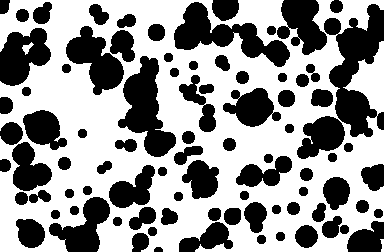
#> input picture samples/input.png, 384 x 252 px
$ python -i particle_analysis.py   (imports and definitions only)
#> lines starting #> are read from the running program, lines starting #| are printed output that depends on the picture; after the words box and inside, x2 and y2 are one past the last pixel; in counts of white or black regions, pixels touching at a corner belong together; long printed decimals are rounded
import numpy as np
import matplotlib.pyplot as plt
import cv2
from scipy import ndimage


def estimate_bimodal_parameters(target_sem, ratio=0.3, threshold=128,
                                min_area=20, show_result=False):
    """Estimate particle statistics and the target distribution gap.

    ``peak_gap`` is the distance between the two detected histogram peaks.
    If two peaks are not detected, ``peak_gap`` is set to zero, which sends
    the target to the code12 (continuous-mixture) branch. The sampling mode
    is then fixed before optimization and is not changed during optimization.
    """
#> called with target_sem = '../../samples/input.png', ratio = 0.3, threshold = 128, min_area = 20, show_result = False
    img = plt.imread(target_sem)
#> img is the input picture: shape (252, 384, 4) float32; mean R, G, B, A 0.586, 0.586, 0.586, 1
    if img.ndim == 3:
        img = np.mean(img[..., :3], axis=2)
#> img: shape (252, 384) float32; values 0 (black) and 1 (white), 58.6% white; 87 black regions, largest, box (x1, y1, x2, y2) and area: (324, 4, 384, 137) 3971, (174, 2, 290, 67) 2862, (118, 56, 176, 157) 2827
    if img.max() <= 1.0:
        img = img * 255.0
    if ratio != 1.0:
        h, w = img.shape
#> h = 252; w = 384
        img = cv2.resize(img, (int(w * ratio), int(h * ratio)),
                         interpolation=cv2.INTER_AREA)
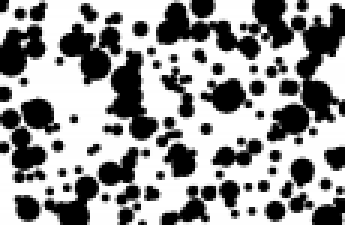
#> img: shape (75, 115) float32 (shown 3 times larger); min 0, max 255, mean 149.5

    binary = img < threshold
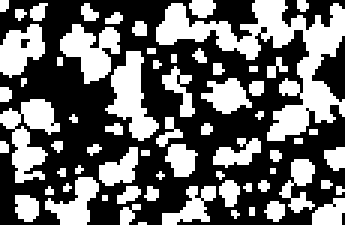
#> binary: shape (75, 115) bool (shown 3 times larger); 41.3% white; 67 white regions (40 under 20 px), largest, box (x1, y1, x2, y2) and area: (52, 0, 115, 47) 926, (0, 33, 20, 61) 270, (35, 17, 53, 47) 254
    binary = ndimage.binary_closing(ndimage.binary_opening(binary))
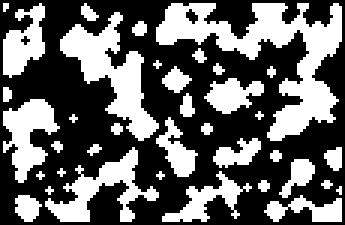
#> binary: shape (75, 115) bool (shown 3 times larger); 39.3% white; 37 white regions (21 under 20 px), largest, box (x1, y1, x2, y2) and area: (52, 1, 114, 47) 969, (20, 4, 53, 47) 512, (15, 49, 53, 74) 326
    labels, n = ndimage.label(binary)
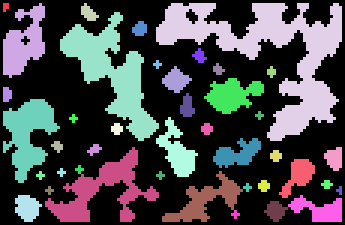
#> labels: shape (75, 115) int32 (shown 3 times larger); 42 distinct labels, from 0 to 41; one colour per label, 0 black
#> n = 41
    areas = np.bincount(labels.ravel())[1:]
#> areas = 41 values, max 969 at index 3, min 4 at index 36, mean 82.66
    areas = areas[areas >= min_area]
#> areas = 17 values, max 969 at index 2, min 21 at index 1, mean 187.6

    if len(areas) < 5:
        raise ValueError(f"Too few particles detected: {len(areas)}")

    radii = np.sqrt(areas / np.pi)
#> radii = 17 values, max 17.56 at index 2, min 2.59 at index 1, mean 6.71

    hist, edges = np.histogram(radii, bins='auto')
#> hist = [7, 5, 2, 1, 1, 1]; edges = [2.59, 5.08, 7.58, 10.07, 12.57, 15.07, 17.56]
    centers = 0.5 * (edges[:-1] + edges[1:])
#> centers = [3.83, 6.33, 8.83, 11.32, 13.82, 16.31]
    smooth = ndimage.gaussian_filter1d(hist.astype(float), 1.0)
#> smooth = [6.09, 4.63, 2.72, 1.49, 1.07, 1.01]

    peaks = [
        i for i in range(1, len(smooth) - 1)
        if smooth[i] > smooth[i - 1]
        and smooth[i] >= smooth[i + 1]
    ]
#> peaks = []
    peaks.append(len(smooth)-1)

    peak_gap = 0.0
    peak_centers = []

    if len(peaks) >= 2:
        #peaks = sorted(peaks, key=lambda i: smooth[i], reverse=True)[:2]
        #p1, p2 = sorted(peaks)
        p1, p2 = np.min(peaks), np.max(peaks)
        peak_centers = [float(centers[p1]), float(centers[p2])]
        peak_gap = float(centers[p2] - centers[p1])
        split = float(centers[p1 + np.argmin(smooth[p1:p2 + 1])])
        two_peak_detected = True
    else:
        split = float(np.median(radii))
#> split = 5.35
        two_peak_detected = False
        print('[Warning] Two clear peaks were not detected; '
              'peak_gap=0 -> code12 branch (sampling mode fixed).')

    small = radii <= split
    large = radii[~small]
#> large = [8.04, 17.56, 12.77, 6.68, 9.39, 6.26, 10.11, 7.25]

    weight = float(np.sum(small) / len(radii))
#> weight = 0.529
    large_radii = radii[~small]
#> large_radii has the same summary as large

    if len(large_radii) == 0:
        raise ValueError("No large-particle component detected.")

    loc = float(np.mean(large_radii))
#> loc = 9.76
    scale = max(
        float(np.std(large_radii, ddof=1))
        if len(large_radii) > 1 else 1e-3,
        1e-3
    )
#> scale = 3.8
    rmax = float(np.max(radii))
#> rmax = 17.56
    porosity = float(1 - binary.mean())
#> porosity = 0.607

    if show_result:
        plt.figure(figsize=(7, 4))
        plt.hist(radii, bins='auto', alpha=.7)
        plt.axvline(split, ls='--', label=f'split={split:.2f}')
        plt.axvline(loc, ls='-', label=f'large mean={loc:.2f}')
        if peak_centers:
            for j, pc in enumerate(peak_centers):
                plt.axvline(
                    pc, ls=':',
                    label=f'peak {j+1}={pc:.2f}'
                )
        plt.xlabel('Equivalent radius [pixel]')
        plt.ylabel('Number')
        plt.legend()
        plt.tight_layout()
        plt.show()

    print(
        f'dist_weight={weight:.6f}, split={split:.6f}, '
        f'large_loc={loc:.6f}, large_scale={scale:.6f}, '
        f'r_max={rmax:.6f}, porosity={porosity:.6f}'
    )
#| dist_weight=0.5294, split=5.352, large_loc=9.756, large_scale=3.803, r_max=17.563, porosity=0.6071
    print(
        f'peak_gap={peak_gap:.6f}, '
        f'two_peak_detected={two_peak_detected}'
    )

    return dict(
        image=img,
        binary=binary,
        areas=areas,
        radii=radii,
        n_particles=len(radii),
        r_min=float(radii.min()),
        r_max=rmax,
        porosity=porosity,
        dist_weight=weight,
        split_radius=split,
        large_radii=large_radii,
        large_loc=loc,
        large_scale=scale,
        peak_gap=peak_gap,
        peak_centers=peak_centers,
        two_peak_detected=two_peak_detected,
    )

>>> result = estimate_bimodal_parameters('../../samples/input.png')
#> result = 16 items

$ run again, on samples/pd.png
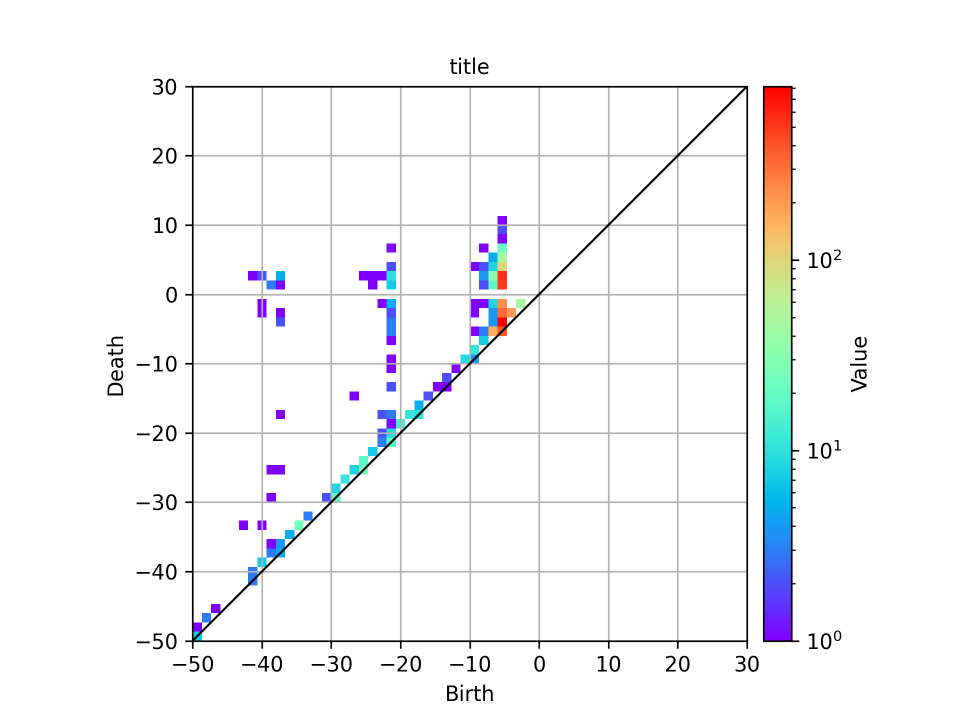
#> input picture samples/pd.png, 1920 x 1440 px (shown at 1/2 size)
#> in estimate_bimodal_parameters, img is the input picture: shape (1440, 1920, 4) float32; mean R, G, B, A 0.962, 0.964, 0.969, 1
#> in estimate_bimodal_parameters, `binary = img < threshold`:
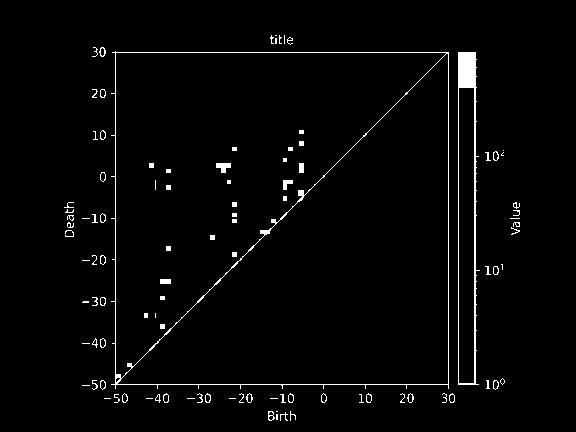
#> binary: shape (432, 576) bool; 2.3% white; 102 white regions (35 under 20 px), largest, box (x1, y1, x2, y2) and area: (111, 51, 449, 389) 2015, (458, 52, 480, 385) 1600, (216, 163, 231, 173) 100
#> in estimate_bimodal_parameters, `binary = ndimage.binary_closing(ndimage.binary_opening(binary))`:
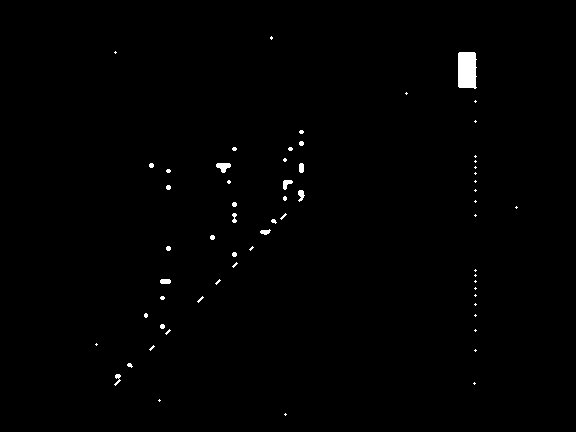
#> binary: shape (432, 576) bool; 0.66% white; 62 white regions (45 under 20 px), largest, box (x1, y1, x2, y2) and area: (458, 52, 477, 89) 651, (216, 163, 231, 173) 96, (283, 180, 293, 190) 60
#> labels: shape (432, 576) int32; 64 distinct labels, from 0 to 63
#> n = 63
#> in estimate_bimodal_parameters, `areas = np.bincount(labels.ravel())[1:]`: areas = 63 values, max 651 at index 2, min 5 at index 1, mean 26.25
#> in estimate_bimodal_parameters, `areas = areas[areas >= min_area]`: areas = 17 values, max 651 at index 0, min 21 at index 1, mean 72
#> radii = 17 values, max 14.4 at index 0, min 2.59 at index 1, mean 3.92
#> hist = [11, 4, 1, 0, 0, 0, 0, 0, 0, 0, 1]; edges = [2.59, 3.66, 4.73, 5.81, 6.88, 7.95, 9.03, 10.1, 11.17, 12.25, 13.32, 14.4]
#> centers = [3.12, 4.2, 5.27, 6.34, 7.42, 8.49, 9.56, 10.64, 11.71, 12.78, 13.86]
#> smooth = [8.29, 5.11, 2.01, 0.508, 0.0732, 0.00497, 0.000268, 0.00457, 0.0584, 0.296, 0.641]
#> peaks = []
#> split = 2.71
#> large = [14.4, 5.53, 3.83, 4.37, 4.11, 3.29, 3.66, 4.03]
#> weight = 0.529
#> large_radii = [14.4, 5.53, 3.83, 4.37, 4.11, 3.29, 3.66, 4.03]
#> loc = 5.4
#> scale = 3.69
#> rmax = 14.4
#> porosity = 0.993
#| dist_weight=0.5294, split=2.706, large_loc=5.400, large_scale=3.694, r_max=14.395, porosity=0.9934
#> result = 16 items
